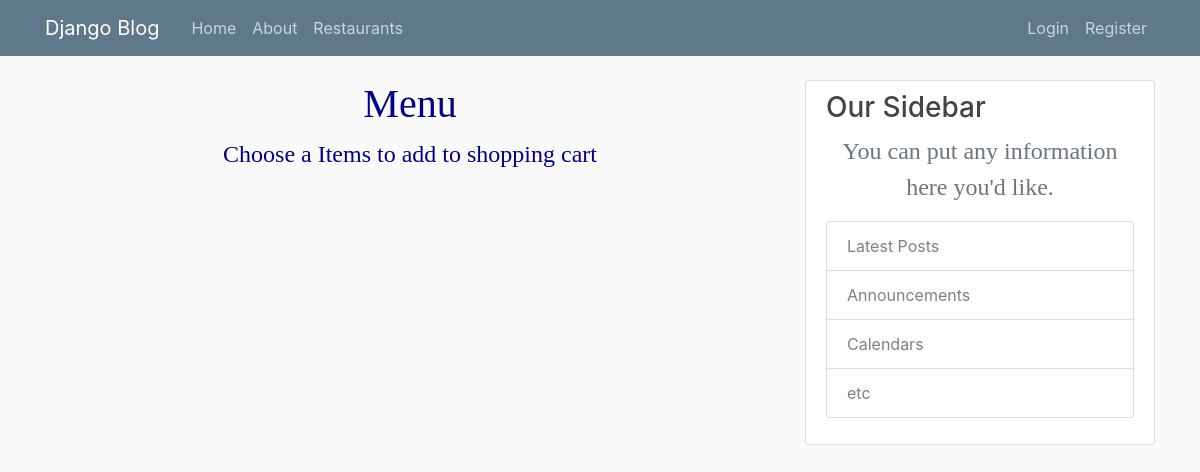
The page /menuO/ on the database as committed earlier.
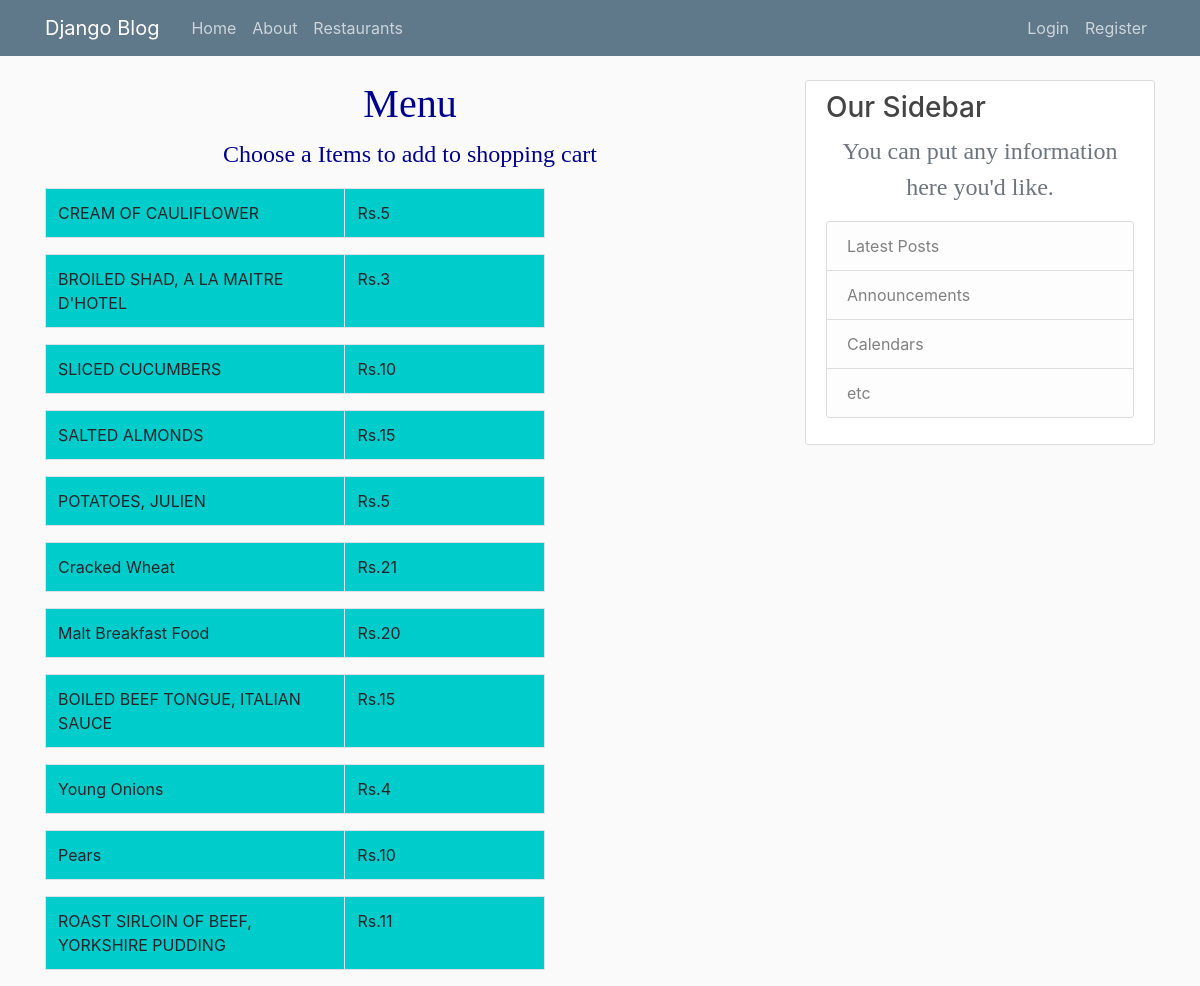
The same page on the database as committed later.
### blog/models.py (models this page shows, shortened)
class Menu2(models.Model):
	name=models.CharField(max_length=100)
	price=models.IntegerField()
	restaurant=models.CharField(max_length=100)

### blog/views.py (the view)
# urls.py: path('menuO/', views.menuO, name='blog-menuO'),
def menuO(request):
	context2={
	'dishes':Menu2.objects.all(),
	'rests':Post1.objects.all()
	}
	return render(request, 'blog/menuO.html',context2)

### blog/templates/blog/menuO.html
{% extends "blog/base.html" %}
{%block content %}
<h1>Menu</h1>
<p> Choose a Items to add to shopping cart</p>
<div class="table table-hover">
      {% for dish in dishes  %}
          {% if dish.restaurant == 'Ooma' %}
  <table class="table table-bordered" style ="width: 500px; background-color: #00cccc;">
    <tbody>
      <tr>
        <td style ="width: 300px; background-color: #00cccc;">{{dish.name}}</td>
        <td style ="width: 200px; background-color: #00cccc;">Rs.{{dish.price}}</td>
      </tr>
    </tbody>
  </table>
    {% endif %}
  {% endfor %}
</div>
</body>
</html>
{% endblock content %}

Rows that differ between the two databases and show on the page:
added Menu2: name "CREAM OF CAULIFLOWER", price "5"
added Menu2: name "BROILED SHAD, A LA MAITRE D'HOTEL", price "3"
added Menu2: name "SLICED CUCUMBERS", price "10"
added Menu2: name "SALTED ALMONDS", price "15"
added Menu2: name "POTATOES, JULIEN", price "5"
added Menu2: name "Cracked Wheat", price "21"
added Menu2: name "Malt Breakfast Food", price "20"
added Menu2: name "BOILED BEEF TONGUE, ITALIAN SAUCE", price "15"
added Menu2: name "Young Onions", price "4"
added Menu2: name "Pears", price "10"
added Menu2: name "ROAST SIRLOIN OF BEEF, YORKSHIRE PUDDING", price "11"
